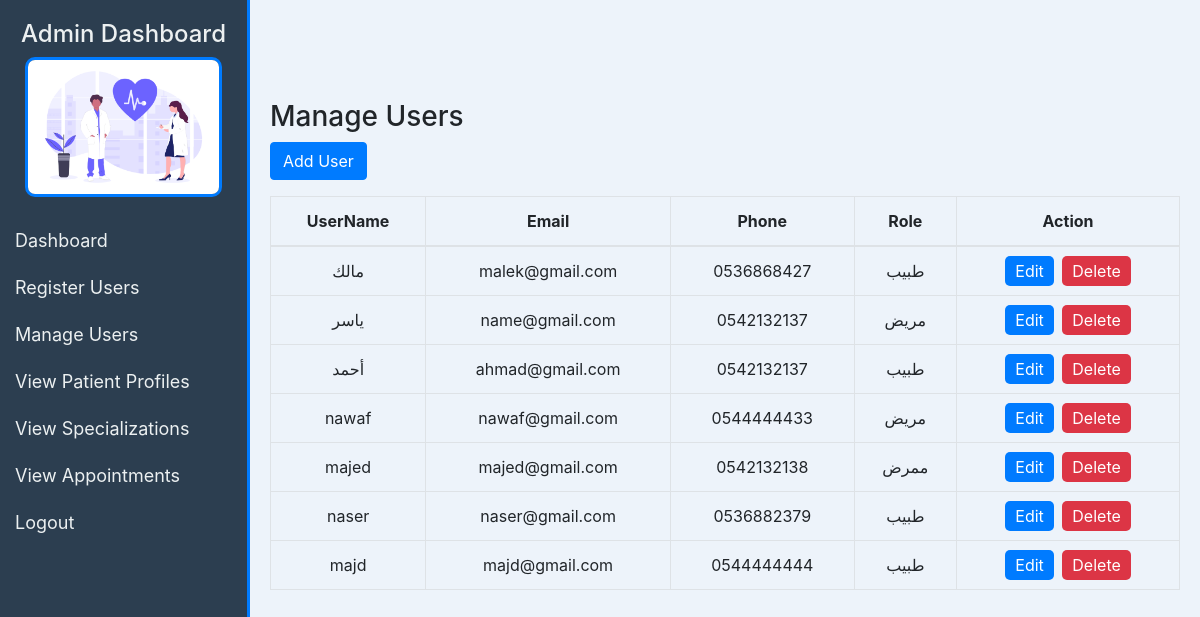
Screenshot of /admin/manageUsers.php (signed in) with the database file from the repository.
### tables this page shows
CREATE TABLE `users` (
  `id` int(11) NOT NULL,
  `name` varchar(255) NOT NULL,
  `email` varchar(255) NOT NULL,
  `password` varchar(255) NOT NULL,
  `phone` varchar(255) NOT NULL,
  `role_id` int(11) NOT NULL
);

CREATE TABLE `roles` (
  `id` int(11) NOT NULL,
  `name` varchar(255) NOT NULL
);

### admin/manageUsers.php (the view, shortened to what this page needs)
<?php
include("../conn.php");
$sql_users = "SELECT * FROM users WHERE role_id != 1 ORDER BY id DESC";
$query_users = mysqli_query($conn, $sql_users);
?>
<!DOCTYPE html>
<html lang="en">
<head>
    <link href="https://maxcdn.bootstrapcdn.com/bootstrap/4.5.2/css/bootstrap.min.css" rel="stylesheet">
</head>
<body>
<?php
if (!@include('sidebar.php')) {
    error_log('Failed to include sidebar.php');
    echo '<div class="alert alert-danger">Sidebar navigation failed to load</div>';
}
?>
<div class="content">
    <h3>Manage Users</h3>
    <button class="btn btn-primary mb-3" onclick="showForm()">Add User</button>
    <div class="table-container">
        <table class="table table-striped table-bordered">
            <thead>
                <tr>
                    <th>UserName</th>
                    <th>Email</th>
                    <th>Phone</th>
                    <th>Role</th>
                    <th>Action</th>
                </tr>
            </thead>
            <tbody id="staffTableBody">
                <?php foreach ($query_users as $row_user) {
                    $user_role_id = $row_user['role_id'];
                    $sql_user_role = "SELECT * FROM roles WHERE id = $user_role_id";
                    $query_user_role = mysqli_query($conn, $sql_user_role);
                    foreach ($query_user_role as $row_user_role) {
                        $role_name = $row_user_role['name'];
                    }
                ?>
                    <tr>
                        <td><?= $row_user['name']; ?></td>
                        <td><?= $row_user['email']; ?></td>
                        <td><?= $row_user['phone']; ?></td>
                        <td><?= $role_name; ?></td>
                        <td>
                            <a style="text-decoration: none;" class="btn-edit" href="viewAccount.php?id=<?= $row_user['id']; ?>">Edit</a>
                            <a style="text-decoration: none;" class="btn-delete" href="staff-delete.php?id=<?= $row_user['id']; ?>">Delete</a>
                        </td>
                    </tr>
                <?php } ?>
            </tbody>
        </table>
    </div>
</div>
</body>
</html>

### admin/manageUsers.php (style rules this page uses)
body { direction: ltr; text-align: left; background: #edf3fa; }
.content { margin-left: 250px; padding: 20px; }
th, td { text-align: center; background: #edf3fa; }
.btn-edit, .btn-delete { margin: 2px; color: #fff; border: none; padding: 5px 10px; border-radius: 5px; cursor: pointer; }
.btn-edit { background-color: #007bff; }
.btn-delete { background-color: #dc3545; }
.content { margin-top: 80px; }

### admin/sidebar.php (style rules this page uses)
body { direction: ltr; text-align: left; background-color: #edf3fa; }
.content { margin-left: 250px; padding: 20px; }
th, td { text-align: center; background: #edf3fa; }
.btn-delete { background-color: #dc3545; color: #fff; border: none; padding: 5px 10px; border-radius: 5px; cursor: pointer; }

### rows the page displays
users: name "مالك", email "malek@gmail.com", phone "0536868427", role.name "طبيب"
users: name "ياسر", email "name@gmail.com", phone "0542132137", role.name "مريض"
users: name "أحمد", email "ahmad@gmail.com", phone "0542132137", role.name "طبيب"
users: name "nawaf", email "nawaf@gmail.com", phone "0544444433", role.name "مريض"
users: name "majed", email "majed@gmail.com", phone "0542132138", role.name "ممرض"
users: name "naser", email "naser@gmail.com", phone "0536882379", role.name "طبيب"
users: name "majd", email "majd@gmail.com", phone "0544444444", role.name "طبيب"
